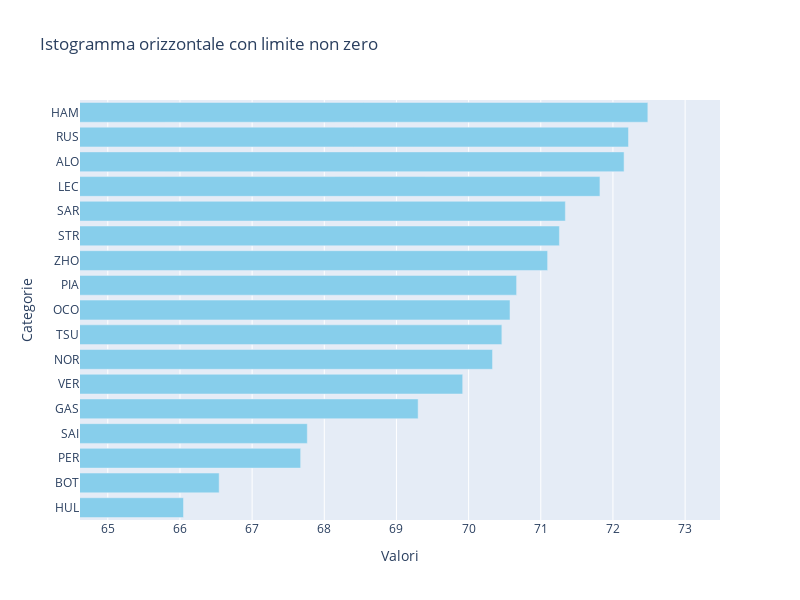

The cell this chart's notebook holds for it:
### Code cell
categorie = list(sorted_carico_macchina.keys())
valori = list(sorted_carico_macchina.values())

# Creare la figura
fig = go.Figure()

# Aggiungere l'istogramma orizzontale
fig.add_trace(go.Bar(
    y=categorie,
    x=valori,
    orientation='h',
    marker_color='skyblue'
))

# Impostare il limite inferiore dell'asse y
fig.update_layout(yaxis=dict(range=[0.5, len(categorie)-0.5]))

# Impostare le etichette e il titolo
fig.update_layout(
    xaxis_title='Valori',
    yaxis_title='Categorie',
    title='Istogramma orizzontale con limite non zero'
)

# Impostare il limite inferiore dell'asse x
fig.update_xaxes(range=[min(valori)-1, max(valori) +1])

# Impostare le dimensioni del grafico
fig.update_layout(
    width=800,  # Larghezza del grafico in pixel
    height=600  # Altezza del grafico in pixel
)


# Mostrare il grafico
fig.show()

### Figure 1 — Plotly figure (JSON) as saved in the notebook; plotly's stock layout.template omitted (floating-point values rounded to 4 significant figures)
{"data": [{"marker": {"color": "skyblue"}, "orientation": "h", "type": "bar", "x": [65.61, 66.05, 66.54, 67.67, 67.76, 69.3, 69.92, 70.33, 70.46, 70.57, 70.66, 71.09, 71.26, 71.34, 71.82, 72.15, 72.22, 72.48], "y": ["MAG", "HUL", "BOT", "PER", "SAI", "GAS", "VER", "NOR", "TSU", "OCO", "PIA", "ZHO", "STR", "SAR", "LEC", "ALO", "RUS", "HAM"]}], "layout": {"height": 600, "title": {"text": "Istogramma orizzontale con limite non zero"}, "width": 800, "xaxis": {"range": [64.61, 73.48], "title": {"text": "Valori"}}, "yaxis": {"range": [0.5, 17.5], "title": {"text": "Categorie"}}}}
